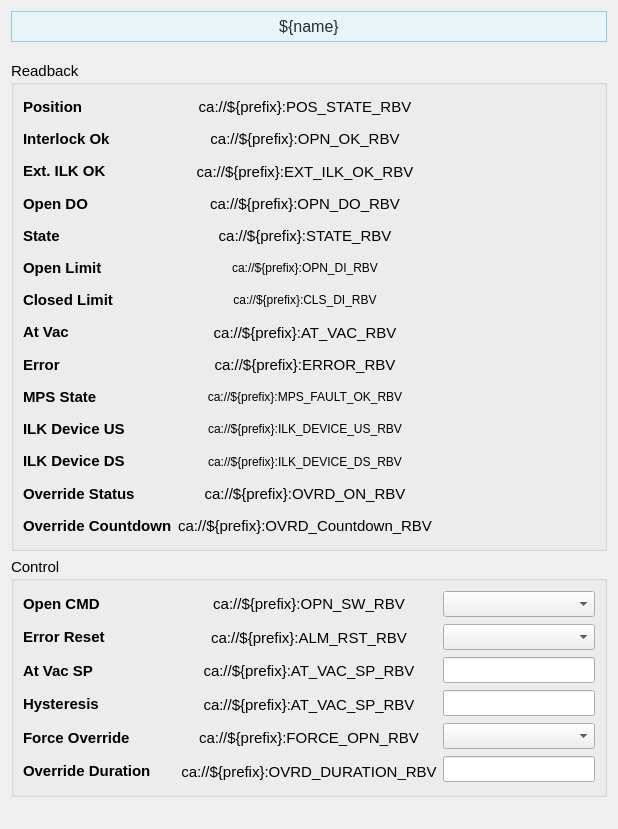
<?xml version="1.0" encoding="UTF-8"?>
<ui version="4.0">
 <class>Form</class>
 <widget class="QWidget" name="Form">
  <property name="geometry">
   <rect>
    <x>0</x>
    <y>0</y>
    <width>618</width>
    <height>829</height>
   </rect>
  </property>
  <property name="sizePolicy">
   <sizepolicy hsizetype="Preferred" vsizetype="Preferred">
    <horstretch>0</horstretch>
    <verstretch>0</verstretch>
   </sizepolicy>
  </property>
  <property name="windowTitle">
   <string>Form</string>
  </property>
  <layout class="QVBoxLayout" name="verticalLayout_7">
   <item>
    <widget class="PyDMLabel" name="PyDMLabel_11">
     <property name="maximumSize">
      <size>
       <width>16777215</width>
       <height>40</height>
      </size>
     </property>
     <property name="font">
      <font>
       <pointsize>12</pointsize>
      </font>
     </property>
     <property name="toolTip">
      <string/>
     </property>
     <property name="styleSheet">
      <string notr="true">    background-color: #e8f4f8;

    border: 1px solid #90c8e0;

    padding: 5px;

    color: rgb(43, 43, 43);</string>
     </property>
     <property name="text">
      <string>${name}</string>
     </property>
     <property name="alignment">
      <set>Qt::AlignCenter</set>
     </property>
    </widget>
   </item>
   <item>
    <spacer name="verticalSpacer_2">
     <property name="orientation">
      <enum>Qt::Vertical</enum>
     </property>
     <property name="sizeType">
      <enum>QSizePolicy::Fixed</enum>
     </property>
     <property name="sizeHint" stdset="0">
      <size>
       <width>20</width>
       <height>13</height>
      </size>
     </property>
    </spacer>
   </item>
   <item>
    <widget class="QGroupBox" name="groupBox">
     <property name="sizePolicy">
      <sizepolicy hsizetype="Preferred" vsizetype="Fixed">
       <horstretch>0</horstretch>
       <verstretch>0</verstretch>
      </sizepolicy>
     </property>
     <property name="minimumSize">
      <size>
       <width>0</width>
       <height>490</height>
      </size>
     </property>
     <property name="font">
      <font>
       <pointsize>11</pointsize>
      </font>
     </property>
     <property name="title">
      <string>Readback</string>
     </property>
     <layout class="QHBoxLayout" name="horizontalLayout">
      <item>
       <layout class="QHBoxLayout" name="horizontalLayout_4" stretch="1,1,1">
        <item>
         <layout class="QVBoxLayout" name="verticalLayout">
          <item>
           <widget class="QLabel" name="interlock_ok_label_13">
            <property name="font">
             <font>
              <pointsize>11</pointsize>
             </font>
            </property>
            <property name="styleSheet">
             <string/>
            </property>
            <property name="text">
             <string>&lt;html&gt;&lt;head/&gt;&lt;body&gt;&lt;p&gt;&lt;span style=&quot; font-weight:600;&quot;&gt;Position&lt;/span&gt;&lt;/p&gt;&lt;/body&gt;&lt;/html&gt;</string>
            </property>
           </widget>
          </item>
          <item>
           <widget class="QLabel" name="interlock_ok_label_12">
            <property name="font">
             <font>
              <pointsize>11</pointsize>
             </font>
            </property>
            <property name="styleSheet">
             <string/>
            </property>
            <property name="text">
             <string>&lt;html&gt;&lt;head/&gt;&lt;body&gt;&lt;p&gt;&lt;span style=&quot; font-weight:600;&quot;&gt;Interlock Ok&lt;/span&gt;&lt;/p&gt;&lt;/body&gt;&lt;/html&gt;</string>
            </property>
           </widget>
          </item>
          <item>
           <widget class="QLabel" name="interlock_ok_label_19">
            <property name="font">
             <font>
              <pointsize>11</pointsize>
             </font>
            </property>
            <property name="styleSheet">
             <string/>
            </property>
            <property name="text">
             <string>&lt;html&gt;&lt;head/&gt;&lt;body&gt;&lt;p&gt;&lt;span style=&quot; font-weight:600;&quot;&gt;Ext. ILK OK&lt;/span&gt;&lt;/p&gt;&lt;/body&gt;&lt;/html&gt;</string>
            </property>
           </widget>
          </item>
          <item>
           <widget class="QLabel" name="interlock_ok_label_14">
            <property name="font">
             <font>
              <pointsize>11</pointsize>
             </font>
            </property>
            <property name="styleSheet">
             <string/>
            </property>
            <property name="text">
             <string>&lt;html&gt;&lt;head/&gt;&lt;body&gt;&lt;p&gt;&lt;span style=&quot; font-weight:600;&quot;&gt;Open DO&lt;/span&gt;&lt;/p&gt;&lt;/body&gt;&lt;/html&gt;</string>
            </property>
           </widget>
          </item>
          <item>
           <widget class="QLabel" name="interlock_ok_label_5">
            <property name="font">
             <font>
              <pointsize>11</pointsize>
             </font>
            </property>
            <property name="styleSheet">
             <string/>
            </property>
            <property name="text">
             <string>&lt;html&gt;&lt;head/&gt;&lt;body&gt;&lt;p&gt;&lt;span style=&quot; font-weight:600;&quot;&gt;State&lt;/span&gt;&lt;/p&gt;&lt;/body&gt;&lt;/html&gt;</string>
            </property>
           </widget>
          </item>
          <item>
           <widget class="QLabel" name="interlock_ok_label_10">
            <property name="font">
             <font>
              <pointsize>11</pointsize>
             </font>
            </property>
            <property name="styleSheet">
             <string/>
            </property>
            <property name="text">
             <string>&lt;html&gt;&lt;head/&gt;&lt;body&gt;&lt;p&gt;&lt;span style=&quot; font-weight:600;&quot;&gt;Open Limit&lt;/span&gt;&lt;/p&gt;&lt;/body&gt;&lt;/html&gt;</string>
            </property>
           </widget>
          </item>
          <item>
           <widget class="QLabel" name="interlock_ok_label_11">
            <property name="font">
             <font>
              <pointsize>11</pointsize>
             </font>
            </property>
            <property name="styleSheet">
             <string/>
            </property>
            <property name="text">
             <string>&lt;html&gt;&lt;head/&gt;&lt;body&gt;&lt;p&gt;&lt;span style=&quot; font-weight:600;&quot;&gt;Closed Limit&lt;/span&gt;&lt;/p&gt;&lt;/body&gt;&lt;/html&gt;</string>
            </property>
           </widget>
          </item>
          <item>
           <widget class="QLabel" name="interlock_ok_label_2">
            <property name="font">
             <font>
              <pointsize>11</pointsize>
             </font>
            </property>
            <property name="styleSheet">
             <string/>
            </property>
            <property name="text">
             <string>&lt;html&gt;&lt;head/&gt;&lt;body&gt;&lt;p&gt;&lt;span style=&quot; font-weight:600;&quot;&gt;At Vac&lt;/span&gt;&lt;/p&gt;&lt;/body&gt;&lt;/html&gt;</string>
            </property>
           </widget>
          </item>
          <item>
           <widget class="QLabel" name="interlock_ok_label">
            <property name="font">
             <font>
              <pointsize>11</pointsize>
             </font>
            </property>
            <property name="styleSheet">
             <string/>
            </property>
            <property name="text">
             <string>&lt;html&gt;&lt;head/&gt;&lt;body&gt;&lt;p&gt;&lt;span style=&quot; font-weight:600;&quot;&gt;Error&lt;/span&gt;&lt;/p&gt;&lt;/body&gt;&lt;/html&gt;</string>
            </property>
           </widget>
          </item>
          <item>
           <widget class="QLabel" name="interlock_ok_label_7">
            <property name="font">
             <font>
              <pointsize>11</pointsize>
             </font>
            </property>
            <property name="styleSheet">
             <string/>
            </property>
            <property name="text">
             <string>&lt;html&gt;&lt;head/&gt;&lt;body&gt;&lt;p&gt;&lt;span style=&quot; font-weight:600;&quot;&gt;MPS State&lt;/span&gt;&lt;/p&gt;&lt;/body&gt;&lt;/html&gt;</string>
            </property>
           </widget>
          </item>
          <item>
           <widget class="QLabel" name="interlock_ok_label_4">
            <property name="font">
             <font>
              <pointsize>11</pointsize>
             </font>
            </property>
            <property name="styleSheet">
             <string/>
            </property>
            <property name="text">
             <string>&lt;html&gt;&lt;head/&gt;&lt;body&gt;&lt;p&gt;&lt;span style=&quot; font-weight:600;&quot;&gt;ILK Device US&lt;/span&gt;&lt;/p&gt;&lt;/body&gt;&lt;/html&gt;</string>
            </property>
           </widget>
          </item>
          <item>
           <widget class="QLabel" name="interlock_ok_label_6">
            <property name="font">
             <font>
              <pointsize>11</pointsize>
             </font>
            </property>
            <property name="styleSheet">
             <string/>
            </property>
            <property name="text">
             <string>&lt;html&gt;&lt;head/&gt;&lt;body&gt;&lt;p&gt;&lt;span style=&quot; font-weight:600;&quot;&gt;ILK Device DS&lt;/span&gt;&lt;/p&gt;&lt;/body&gt;&lt;/html&gt;</string>
            </property>
           </widget>
          </item>
          <item>
           <widget class="QLabel" name="interlock_ok_label_17">
            <property name="font">
             <font>
              <pointsize>11</pointsize>
             </font>
            </property>
            <property name="styleSheet">
             <string/>
            </property>
            <property name="text">
             <string>&lt;html&gt;&lt;head/&gt;&lt;body&gt;&lt;p&gt;&lt;span style=&quot; font-weight:600;&quot;&gt;Override Status&lt;/span&gt;&lt;/p&gt;&lt;/body&gt;&lt;/html&gt;</string>
            </property>
           </widget>
          </item>
          <item>
           <widget class="QLabel" name="interlock_ok_label_21">
            <property name="font">
             <font>
              <pointsize>11</pointsize>
             </font>
            </property>
            <property name="styleSheet">
             <string/>
            </property>
            <property name="text">
             <string>&lt;html&gt;&lt;head/&gt;&lt;body&gt;&lt;p&gt;&lt;span style=&quot; font-weight:600;&quot;&gt;Override Countdown&lt;/span&gt;&lt;/p&gt;&lt;/body&gt;&lt;/html&gt;</string>
            </property>
           </widget>
          </item>
         </layout>
        </item>
        <item>
         <layout class="QVBoxLayout" name="verticalLayout_4">
          <item>
           <widget class="PyDMLabel" name="PyDMLabel_19">
            <property name="toolTip">
             <string/>
            </property>
            <property name="text">
             <string>ca://${prefix}:POS_STATE_RBV</string>
            </property>
            <property name="alignment">
             <set>Qt::AlignCenter</set>
            </property>
            <property name="channel">
             <string notr="true">ca://${prefix}:POS_STATE_RBV</string>
            </property>
           </widget>
          </item>
          <item>
           <widget class="PyDMLabel" name="PyDMLabel_17">
            <property name="toolTip">
             <string/>
            </property>
            <property name="text">
             <string>ca://${prefix}:OPN_OK_RBV</string>
            </property>
            <property name="alignment">
             <set>Qt::AlignCenter</set>
            </property>
            <property name="channel">
             <string>ca://${prefix}:OPN_OK_RBV</string>
            </property>
           </widget>
          </item>
          <item>
           <widget class="PyDMLabel" name="PyDMLabel_25">
            <property name="toolTip">
             <string/>
            </property>
            <property name="text">
             <string>ca://${prefix}:EXT_ILK_OK_RBV</string>
            </property>
            <property name="alignment">
             <set>Qt::AlignCenter</set>
            </property>
            <property name="precision">
             <number>0</number>
            </property>
            <property name="showUnits">
             <bool>false</bool>
            </property>
            <property name="precisionFromPV">
             <bool>true</bool>
            </property>
            <property name="alarmSensitiveContent">
             <bool>false</bool>
            </property>
            <property name="alarmSensitiveBorder">
             <bool>true</bool>
            </property>
            <property name="PyDMToolTip">
             <string/>
            </property>
            <property name="channel">
             <string>ca://${prefix}:EXT_ILK_OK_RBV</string>
            </property>
            <property name="enableRichText">
             <bool>false</bool>
            </property>
            <property name="displayLabelText">
             <bool>false</bool>
            </property>
            <property name="disconnectedText">
             <string/>
            </property>
           </widget>
          </item>
          <item>
           <widget class="PyDMLabel" name="PyDMLabel_20">
            <property name="toolTip">
             <string/>
            </property>
            <property name="text">
             <string>ca://${prefix}:OPN_DO_RBV</string>
            </property>
            <property name="alignment">
             <set>Qt::AlignCenter</set>
            </property>
            <property name="precision">
             <number>0</number>
            </property>
            <property name="showUnits">
             <bool>false</bool>
            </property>
            <property name="precisionFromPV">
             <bool>true</bool>
            </property>
            <property name="alarmSensitiveContent">
             <bool>false</bool>
            </property>
            <property name="alarmSensitiveBorder">
             <bool>true</bool>
            </property>
            <property name="PyDMToolTip">
             <string/>
            </property>
            <property name="channel">
             <string>ca://${prefix}:OPN_DO_RBV</string>
            </property>
            <property name="enableRichText">
             <bool>false</bool>
            </property>
            <property name="displayLabelText">
             <bool>false</bool>
            </property>
            <property name="disconnectedText">
             <string/>
            </property>
           </widget>
          </item>
          <item>
           <widget class="PyDMLabel" name="PyDMLabel_8">
            <property name="toolTip">
             <string/>
            </property>
            <property name="text">
             <string>ca://${prefix}:STATE_RBV</string>
            </property>
            <property name="alignment">
             <set>Qt::AlignCenter</set>
            </property>
            <property name="channel">
             <string>ca://${prefix}:STATE_RBV</string>
            </property>
           </widget>
          </item>
          <item>
           <widget class="PyDMLabel" name="PyDMLabel_16">
            <property name="font">
             <font>
              <pointsize>9</pointsize>
             </font>
            </property>
            <property name="toolTip">
             <string/>
            </property>
            <property name="text">
             <string>ca://${prefix}:OPN_DI_RBV</string>
            </property>
            <property name="alignment">
             <set>Qt::AlignCenter</set>
            </property>
            <property name="channel">
             <string>ca://${prefix}:OPN_DI_RBV</string>
            </property>
           </widget>
          </item>
          <item>
           <widget class="PyDMLabel" name="PyDMLabel_18">
            <property name="font">
             <font>
              <pointsize>9</pointsize>
             </font>
            </property>
            <property name="toolTip">
             <string/>
            </property>
            <property name="text">
             <string>ca://${prefix}:CLS_DI_RBV</string>
            </property>
            <property name="alignment">
             <set>Qt::AlignCenter</set>
            </property>
            <property name="channel">
             <string>ca://${prefix}:CLS_DI_RBV</string>
            </property>
           </widget>
          </item>
          <item>
           <widget class="PyDMLabel" name="PyDMLabel_14">
            <property name="toolTip">
             <string/>
            </property>
            <property name="text">
             <string>ca://${prefix}:AT_VAC_RBV</string>
            </property>
            <property name="alignment">
             <set>Qt::AlignCenter</set>
            </property>
            <property name="channel">
             <string>ca://${prefix}:AT_VAC_RBV</string>
            </property>
           </widget>
          </item>
          <item>
           <widget class="PyDMLabel" name="PyDMLabel_15">
            <property name="toolTip">
             <string/>
            </property>
            <property name="text">
             <string>ca://${prefix}:ERROR_RBV</string>
            </property>
            <property name="alignment">
             <set>Qt::AlignCenter</set>
            </property>
            <property name="channel">
             <string>ca://${prefix}:ERROR_RBV</string>
            </property>
           </widget>
          </item>
          <item>
           <widget class="PyDMLabel" name="PyDMLabel_12">
            <property name="font">
             <font>
              <pointsize>9</pointsize>
             </font>
            </property>
            <property name="toolTip">
             <string/>
            </property>
            <property name="text">
             <string>ca://${prefix}:MPS_FAULT_OK_RBV</string>
            </property>
            <property name="alignment">
             <set>Qt::AlignCenter</set>
            </property>
            <property name="channel">
             <string>ca://${prefix}:MPS_FAULT_OK_RBV</string>
            </property>
           </widget>
          </item>
          <item>
           <widget class="PyDMLabel" name="PyDMLabel_9">
            <property name="font">
             <font>
              <pointsize>9</pointsize>
             </font>
            </property>
            <property name="toolTip">
             <string/>
            </property>
            <property name="text">
             <string>ca://${prefix}:ILK_DEVICE_US_RBV</string>
            </property>
            <property name="alignment">
             <set>Qt::AlignCenter</set>
            </property>
            <property name="channel">
             <string>ca://${prefix}:ILK_DEVICE_US_RBV</string>
            </property>
            <property name="displayFormat">
             <enum>PyDMLabel::String</enum>
            </property>
           </widget>
          </item>
          <item>
           <widget class="PyDMLabel" name="PyDMLabel_10">
            <property name="font">
             <font>
              <pointsize>9</pointsize>
             </font>
            </property>
            <property name="toolTip">
             <string/>
            </property>
            <property name="text">
             <string>ca://${prefix}:ILK_DEVICE_DS_RBV</string>
            </property>
            <property name="alignment">
             <set>Qt::AlignCenter</set>
            </property>
            <property name="channel">
             <string>ca://${prefix}:ILK_DEVICE_DS_RBV</string>
            </property>
            <property name="displayFormat">
             <enum>PyDMLabel::String</enum>
            </property>
           </widget>
          </item>
          <item>
           <widget class="PyDMLabel" name="PyDMLabel_23">
            <property name="toolTip">
             <string/>
            </property>
            <property name="text">
             <string>ca://${prefix}:OVRD_ON_RBV</string>
            </property>
            <property name="alignment">
             <set>Qt::AlignCenter</set>
            </property>
            <property name="channel">
             <string>ca://${prefix}:OVRD_ON_RBV</string>
            </property>
           </widget>
          </item>
          <item>
           <widget class="PyDMLabel" name="PyDMLabel_27">
            <property name="toolTip">
             <string/>
            </property>
            <property name="text">
             <string notr="true">ca://${prefix}:OVRD_Countdown_RBV</string>
            </property>
            <property name="alignment">
             <set>Qt::AlignCenter</set>
            </property>
            <property name="showUnits">
             <bool>true</bool>
            </property>
            <property name="channel">
             <string>ca://${prefix}:OVRD_Countdown_RBV</string>
            </property>
           </widget>
          </item>
         </layout>
        </item>
        <item>
         <layout class="QVBoxLayout" name="verticalLayout_3">
          <item>
           <widget class="QLabel" name="label_4">
            <property name="text">
             <string/>
            </property>
           </widget>
          </item>
          <item>
           <widget class="QLabel" name="label_3">
            <property name="text">
             <string/>
            </property>
           </widget>
          </item>
          <item>
           <widget class="QLabel" name="label_18">
            <property name="text">
             <string/>
            </property>
           </widget>
          </item>
          <item>
           <widget class="QLabel" name="label_19">
            <property name="text">
             <string/>
            </property>
           </widget>
          </item>
          <item>
           <widget class="QLabel" name="label_6">
            <property name="text">
             <string/>
            </property>
           </widget>
          </item>
          <item>
           <widget class="QLabel" name="label_17">
            <property name="text">
             <string/>
            </property>
           </widget>
          </item>
          <item>
           <widget class="QLabel" name="label_7">
            <property name="text">
             <string/>
            </property>
           </widget>
          </item>
          <item>
           <widget class="QLabel" name="label_16">
            <property name="text">
             <string/>
            </property>
           </widget>
          </item>
          <item>
           <widget class="QLabel" name="label_12">
            <property name="text">
             <string/>
            </property>
           </widget>
          </item>
          <item>
           <widget class="QLabel" name="label_14">
            <property name="text">
             <string/>
            </property>
           </widget>
          </item>
          <item>
           <widget class="QLabel" name="label_15">
            <property name="text">
             <string/>
            </property>
           </widget>
          </item>
          <item>
           <widget class="QLabel" name="label_13">
            <property name="text">
             <string/>
            </property>
           </widget>
          </item>
          <item>
           <widget class="QLabel" name="label_9">
            <property name="text">
             <string/>
            </property>
           </widget>
          </item>
         </layout>
        </item>
       </layout>
      </item>
      <item>
       <widget class="QLabel" name="label_5">
        <property name="text">
         <string/>
        </property>
       </widget>
      </item>
     </layout>
    </widget>
   </item>
   <item>
    <widget class="QGroupBox" name="groupBox_2">
     <property name="sizePolicy">
      <sizepolicy hsizetype="Preferred" vsizetype="Fixed">
       <horstretch>0</horstretch>
       <verstretch>0</verstretch>
      </sizepolicy>
     </property>
     <property name="minimumSize">
      <size>
       <width>0</width>
       <height>240</height>
      </size>
     </property>
     <property name="font">
      <font>
       <pointsize>11</pointsize>
      </font>
     </property>
     <property name="title">
      <string>Control</string>
     </property>
     <layout class="QHBoxLayout" name="horizontalLayout_2">
      <item>
       <layout class="QHBoxLayout" name="horizontalLayout_5" stretch="1,1,1">
        <item>
         <layout class="QVBoxLayout" name="verticalLayout_2">
          <item>
           <widget class="QLabel" name="interlock_ok_label_15">
            <property name="font">
             <font>
              <pointsize>11</pointsize>
             </font>
            </property>
            <property name="styleSheet">
             <string/>
            </property>
            <property name="text">
             <string>&lt;html&gt;&lt;head/&gt;&lt;body&gt;&lt;p&gt;&lt;span style=&quot; font-weight:600;&quot;&gt;Open CMD&lt;/span&gt;&lt;/p&gt;&lt;/body&gt;&lt;/html&gt;</string>
            </property>
           </widget>
          </item>
          <item>
           <widget class="QLabel" name="interlock_ok_label_16">
            <property name="font">
             <font>
              <pointsize>11</pointsize>
             </font>
            </property>
            <property name="styleSheet">
             <string/>
            </property>
            <property name="text">
             <string>&lt;html&gt;&lt;head/&gt;&lt;body&gt;&lt;p&gt;&lt;span style=&quot; font-weight:600;&quot;&gt;Error Reset&lt;/span&gt;&lt;/p&gt;&lt;/body&gt;&lt;/html&gt;</string>
            </property>
           </widget>
          </item>
          <item>
           <widget class="QLabel" name="interlock_ok_label_3">
            <property name="font">
             <font>
              <pointsize>11</pointsize>
             </font>
            </property>
            <property name="styleSheet">
             <string/>
            </property>
            <property name="text">
             <string>&lt;html&gt;&lt;head/&gt;&lt;body&gt;&lt;p&gt;&lt;span style=&quot; font-weight:600;&quot;&gt;At Vac SP&lt;/span&gt;&lt;/p&gt;&lt;/body&gt;&lt;/html&gt;</string>
            </property>
           </widget>
          </item>
          <item>
           <widget class="QLabel" name="interlock_ok_label_9">
            <property name="font">
             <font>
              <pointsize>11</pointsize>
             </font>
            </property>
            <property name="styleSheet">
             <string/>
            </property>
            <property name="text">
             <string>&lt;html&gt;&lt;head/&gt;&lt;body&gt;&lt;p&gt;&lt;span style=&quot; font-weight:600;&quot;&gt;Hysteresis&lt;/span&gt;&lt;/p&gt;&lt;/body&gt;&lt;/html&gt;</string>
            </property>
           </widget>
          </item>
          <item>
           <widget class="QLabel" name="interlock_ok_label_18">
            <property name="font">
             <font>
              <pointsize>11</pointsize>
             </font>
            </property>
            <property name="styleSheet">
             <string/>
            </property>
            <property name="text">
             <string>&lt;html&gt;&lt;head/&gt;&lt;body&gt;&lt;p&gt;&lt;span style=&quot; font-weight:600;&quot;&gt;Force Override&lt;/span&gt;&lt;/p&gt;&lt;/body&gt;&lt;/html&gt;</string>
            </property>
           </widget>
          </item>
          <item>
           <widget class="QLabel" name="interlock_ok_label_20">
            <property name="font">
             <font>
              <pointsize>11</pointsize>
             </font>
            </property>
            <property name="styleSheet">
             <string/>
            </property>
            <property name="text">
             <string>&lt;html&gt;&lt;head/&gt;&lt;body&gt;&lt;p&gt;&lt;span style=&quot; font-weight:600;&quot;&gt;Override Duration&lt;/span&gt;&lt;/p&gt;&lt;/body&gt;&lt;/html&gt;</string>
            </property>
           </widget>
          </item>
         </layout>
        </item>
        <item>
         <layout class="QVBoxLayout" name="verticalLayout_5">
          <item>
           <widget class="PyDMLabel" name="PyDMLabel_21">
            <property name="toolTip">
             <string/>
            </property>
            <property name="text">
             <string>ca://${prefix}:OPN_SW_RBV</string>
            </property>
            <property name="alignment">
             <set>Qt::AlignCenter</set>
            </property>
            <property name="precision">
             <number>0</number>
            </property>
            <property name="showUnits">
             <bool>false</bool>
            </property>
            <property name="precisionFromPV">
             <bool>true</bool>
            </property>
            <property name="alarmSensitiveContent">
             <bool>false</bool>
            </property>
            <property name="alarmSensitiveBorder">
             <bool>true</bool>
            </property>
            <property name="PyDMToolTip">
             <string/>
            </property>
            <property name="channel">
             <string>ca://${prefix}:OPN_SW_RBV</string>
            </property>
            <property name="enableRichText">
             <bool>false</bool>
            </property>
            <property name="displayLabelText">
             <bool>false</bool>
            </property>
            <property name="disconnectedText">
             <string/>
            </property>
           </widget>
          </item>
          <item>
           <widget class="PyDMLabel" name="PyDMLabel_22">
            <property name="toolTip">
             <string/>
            </property>
            <property name="text">
             <string>ca://${prefix}:ALM_RST_RBV</string>
            </property>
            <property name="alignment">
             <set>Qt::AlignCenter</set>
            </property>
            <property name="precision">
             <number>0</number>
            </property>
            <property name="showUnits">
             <bool>false</bool>
            </property>
            <property name="precisionFromPV">
             <bool>true</bool>
            </property>
            <property name="alarmSensitiveContent">
             <bool>false</bool>
            </property>
            <property name="alarmSensitiveBorder">
             <bool>true</bool>
            </property>
            <property name="PyDMToolTip">
             <string/>
            </property>
            <property name="channel">
             <string>ca://${prefix}:ALM_RST_RBV</string>
            </property>
            <property name="enableRichText">
             <bool>false</bool>
            </property>
            <property name="displayLabelText">
             <bool>false</bool>
            </property>
            <property name="disconnectedText">
             <string/>
            </property>
           </widget>
          </item>
          <item>
           <widget class="PyDMLabel" name="PyDMLabel_6">
            <property name="toolTip">
             <string/>
            </property>
            <property name="text">
             <string>ca://${prefix}:AT_VAC_SP_RBV</string>
            </property>
            <property name="alignment">
             <set>Qt::AlignCenter</set>
            </property>
            <property name="showUnits">
             <bool>true</bool>
            </property>
            <property name="channel">
             <string>ca://${prefix}:AT_VAC_SP_RBV</string>
            </property>
            <property name="displayFormat">
             <enum>PyDMLabel::Exponential</enum>
            </property>
           </widget>
          </item>
          <item>
           <widget class="PyDMLabel" name="PyDMLabel_7">
            <property name="toolTip">
             <string/>
            </property>
            <property name="text">
             <string>ca://${prefix}:AT_VAC_SP_RBV</string>
            </property>
            <property name="alignment">
             <set>Qt::AlignCenter</set>
            </property>
            <property name="showUnits">
             <bool>true</bool>
            </property>
            <property name="channel">
             <string>ca://${prefix}:AT_VAC_SP_RBV</string>
            </property>
            <property name="displayFormat">
             <enum>PyDMLabel::Exponential</enum>
            </property>
           </widget>
          </item>
          <item>
           <widget class="PyDMLabel" name="PyDMLabel_24">
            <property name="toolTip">
             <string/>
            </property>
            <property name="text">
             <string notr="true">ca://${prefix}:FORCE_OPN_RBV</string>
            </property>
            <property name="alignment">
             <set>Qt::AlignCenter</set>
            </property>
            <property name="channel">
             <string>ca://${prefix}:FORCE_OPN_RBV</string>
            </property>
           </widget>
          </item>
          <item>
           <widget class="PyDMLabel" name="PyDMLabel_26">
            <property name="toolTip">
             <string/>
            </property>
            <property name="text">
             <string notr="true">ca://${prefix}:OVRD_DURATION_RBV</string>
            </property>
            <property name="alignment">
             <set>Qt::AlignCenter</set>
            </property>
            <property name="showUnits">
             <bool>true</bool>
            </property>
            <property name="channel">
             <string>ca://${prefix}:OVRD_DURATION_RBV</string>
            </property>
           </widget>
          </item>
         </layout>
        </item>
        <item>
         <layout class="QVBoxLayout" name="verticalLayout_6">
          <item>
           <widget class="PyDMEnumComboBox" name="PyDMEnumComboBox">
            <property name="toolTip">
             <string/>
            </property>
            <property name="channel">
             <string>ca://${prefix}:OPN_SW</string>
            </property>
           </widget>
          </item>
          <item>
           <widget class="PyDMEnumComboBox" name="PyDMEnumComboBox_2">
            <property name="toolTip">
             <string/>
            </property>
            <property name="channel">
             <string>ca://${prefix}:ALM_RST</string>
            </property>
           </widget>
          </item>
          <item>
           <widget class="PyDMLineEdit" name="PyDMLineEdit">
            <property name="toolTip">
             <string/>
            </property>
            <property name="showUnits">
             <bool>true</bool>
            </property>
            <property name="channel">
             <string>ca://${prefix}:AT_VAC_SP</string>
            </property>
            <property name="displayFormat">
             <enum>PyDMLineEdit::Exponential</enum>
            </property>
           </widget>
          </item>
          <item>
           <widget class="PyDMLineEdit" name="PyDMLineEdit_2">
            <property name="toolTip">
             <string/>
            </property>
            <property name="showUnits">
             <bool>true</bool>
            </property>
            <property name="channel">
             <string>ca://${prefix}:AT_VAC_HYS</string>
            </property>
            <property name="displayFormat">
             <enum>PyDMLineEdit::Exponential</enum>
            </property>
           </widget>
          </item>
          <item>
           <widget class="PyDMEnumComboBox" name="PyDMEnumComboBox_3">
            <property name="toolTip">
             <string/>
            </property>
            <property name="channel">
             <string>ca://${prefix}:FORCE_OPN</string>
            </property>
           </widget>
          </item>
          <item>
           <widget class="PyDMLineEdit" name="PyDMLineEdit_3">
            <property name="toolTip">
             <string/>
            </property>
            <property name="showUnits">
             <bool>true</bool>
            </property>
            <property name="channel">
             <string>ca://${prefix}:OVRD_DURATION</string>
            </property>
            <property name="displayFormat">
             <enum>PyDMLineEdit::Default</enum>
            </property>
           </widget>
          </item>
         </layout>
        </item>
       </layout>
      </item>
     </layout>
    </widget>
   </item>
   <item>
    <spacer name="verticalSpacer">
     <property name="orientation">
      <enum>Qt::Vertical</enum>
     </property>
     <property name="sizeHint" stdset="0">
      <size>
       <width>20</width>
       <height>89</height>
      </size>
     </property>
    </spacer>
   </item>
  </layout>
 </widget>
 <customwidgets>
  <customwidget>
   <class>PyDMEnumComboBox</class>
   <extends>QComboBox</extends>
   <header>pydm.widgets.enum_combo_box</header>
  </customwidget>
  <customwidget>
   <class>PyDMLineEdit</class>
   <extends>QLineEdit</extends>
   <header>pydm.widgets.line_edit</header>
  </customwidget>
  <customwidget>
   <class>PyDMLabel</class>
   <extends>QLabel</extends>
   <header>pydm.widgets.label</header>
  </customwidget>
 </customwidgets>
 <resources/>
 <connections/>
</ui>
